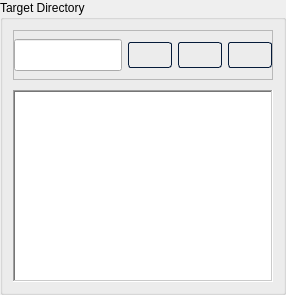
               <widget class="QGroupBox" name="groupBox_target_tree">
                <property name="enabled">
                 <bool>true</bool>
                </property>
                <property name="title">
                 <string>Target Directory</string>
                </property>
                <layout class="QVBoxLayout" name="verticalLayout_7">
                 <property name="spacing">
                  <number>10</number>
                 </property>
                 <property name="leftMargin">
                  <number>10</number>
                 </property>
                 <property name="topMargin">
                  <number>10</number>
                 </property>
                 <property name="rightMargin">
                  <number>10</number>
                 </property>
                 <property name="bottomMargin">
                  <number>10</number>
                 </property>
                 <item>
                  <widget class="QFrame" name="frame_path_target">
                   <property name="minimumSize">
                    <size>
                     <width>0</width>
                     <height>50</height>
                    </size>
                   </property>
                   <property name="maximumSize">
                    <size>
                     <width>16777215</width>
                     <height>16777215</height>
                    </size>
                   </property>
                   <property name="frameShape">
                    <enum>QFrame::StyledPanel</enum>
                   </property>
                   <property name="frameShadow">
                    <enum>QFrame::Raised</enum>
                   </property>
                   <layout class="QHBoxLayout" name="horizontalLayout_7">
                    <property name="leftMargin">
                     <number>0</number>
                    </property>
                    <property name="topMargin">
                     <number>0</number>
                    </property>
                    <property name="rightMargin">
                     <number>0</number>
                    </property>
                    <property name="bottomMargin">
                     <number>0</number>
                    </property>
                    <item>
                     <widget class="MyLineEdit" name="path_target">
                      <property name="minimumSize">
                       <size>
                        <width>0</width>
                        <height>32</height>
                       </size>
                      </property>
                      <property name="toolTip">
                       <string>Enter a directory path</string>
                      </property>
                      <property name="clearButtonEnabled">
                       <bool>true</bool>
                      </property>
                     </widget>
                    </item>
                    <item>
                     <widget class="QPushButton" name="but_target_up">
                      <property name="styleSheet">
                       <string notr="true">/*-----QPushButton-----*/
QPushButton
{
/**	background-color:  rgb(92, 106, 106);
	color: #ffffff;
**/	
   border-style: solid;
	border-width: 1px;
	border-radius: 3px;
	border-color: #051a39;
	padding: 5px;
}

QPushButton::disabled
{
	background-color: #404040;
	color: #656565;
	border-color: #051a39;

}


QPushButton::hover
{
	background-color: lightgrey;
	border-style: solid;
	border-width: 1px;
	border-radius: 3px;
	border-color: #051a39;
	padding: 5px;

}


QPushButton::pressed
{
	background-color: rgb(125, 155, 143);
	color: #ffffff;
	border-style: solid;
	border-width: 1px;
	border-radius: 3px;
	border-color: #051a39;
	padding: 5px;

}</string>
                      </property>
                      <property name="text">
                       <string/>
                      </property>
                      <property name="icon">
                       <iconset resource="resources.qrc">
                        <normaloff>:/icons/icons/corner-left-up.svg</normaloff>:/icons/icons/corner-left-up.svg</iconset>
                      </property>
                     </widget>
                    </item>
                    <item>
                     <widget class="QPushButton" name="but_select_target">
                      <property name="enabled">
                       <bool>true</bool>
                      </property>
                      <property name="styleSheet">
                       <string notr="true">/*-----QPushButton-----*/
QPushButton
{
/**	background-color:  rgb(92, 106, 106);
	color: #ffffff;
**/	
   border-style: solid;
	border-width: 1px;
	border-radius: 3px;
	border-color: #051a39;
	padding: 5px;
}

QPushButton::disabled
{
	background-color: #404040;
	color: #656565;
	border-color: #051a39;

}


QPushButton::hover
{
	background-color: lightgrey;
	border-style: solid;
	border-width: 1px;
	border-radius: 3px;
	border-color: #051a39;
	padding: 5px;

}


QPushButton::pressed
{
	background-color: rgb(125, 155, 143);
	color: #ffffff;
	border-style: solid;
	border-width: 1px;
	border-radius: 3px;
	border-color: #051a39;
	padding: 5px;

}</string>
                      </property>
                      <property name="text">
                       <string/>
                      </property>
                      <property name="icon">
                       <iconset resource="resources.qrc">
                        <normaloff>:/icons/icons/more-horizontal.svg</normaloff>:/icons/icons/more-horizontal.svg</iconset>
                      </property>
                     </widget>
                    </item>
                    <item>
                     <widget class="QPushButton" name="but_copy_target">
                      <property name="styleSheet">
                       <string notr="true">/*-----QPushButton-----*/
QPushButton
{
/**	background-color:  rgb(92, 106, 106);
	color: #ffffff;
**/	
   border-style: solid;
	border-width: 1px;
	border-radius: 3px;
	border-color: #051a39;
	padding: 5px;
}

QPushButton::disabled
{
	background-color: #404040;
	color: #656565;
	border-color: #051a39;

}


QPushButton::hover
{
	background-color: lightgrey;
	border-style: solid;
	border-width: 1px;
	border-radius: 3px;
	border-color: #051a39;
	padding: 5px;

}


QPushButton::pressed
{
	background-color: rgb(125, 155, 143);
	color: #ffffff;
	border-style: solid;
	border-width: 1px;
	border-radius: 3px;
	border-color: #051a39;
	padding: 5px;

}</string>
                      </property>
                      <property name="text">
                       <string/>
                      </property>
                      <property name="icon">
                       <iconset resource="resources.qrc">
                        <normaloff>:/icons/icons/arrow-left-circle.svg</normaloff>:/icons/icons/arrow-left-circle.svg</iconset>
                      </property>
                     </widget>
                    </item>
                   </layout>
                  </widget>
                 </item>
                 <item>
                  <widget class="MyTreeView" name="tree_target">
                   <property name="styleSheet">
                    <string notr="true">QLineEdit {

        padding: 3px;
 }


</string>
                   </property>
                   <property name="frameShape">
                    <enum>QFrame::WinPanel</enum>
                   </property>
                   <property name="frameShadow">
                    <enum>QFrame::Sunken</enum>
                   </property>
                   <property name="editTriggers">
                    <set>QAbstractItemView::EditKeyPressed</set>
                   </property>
                   <property name="tabKeyNavigation">
                    <bool>true</bool>
                   </property>
                   <property name="dragEnabled">
                    <bool>true</bool>
                   </property>
                   <property name="dragDropMode">
                    <enum>QAbstractItemView::DragDrop</enum>
                   </property>
                   <property name="alternatingRowColors">
                    <bool>true</bool>
                   </property>
                   <property name="selectionMode">
                    <enum>QAbstractItemView::ExtendedSelection</enum>
                   </property>
                   <property name="textElideMode">
                    <enum>Qt::ElideLeft</enum>
                   </property>
                   <property name="uniformRowHeights">
                    <bool>true</bool>
                   </property>
                   <property name="sortingEnabled">
                    <bool>true</bool>
                   </property>
                   <property name="animated">
                    <bool>true</bool>
                   </property>
                   <property name="expandsOnDoubleClick">
                    <bool>false</bool>
                   </property>
                  </widget>
                 </item>
                </layout>
               </widget>
